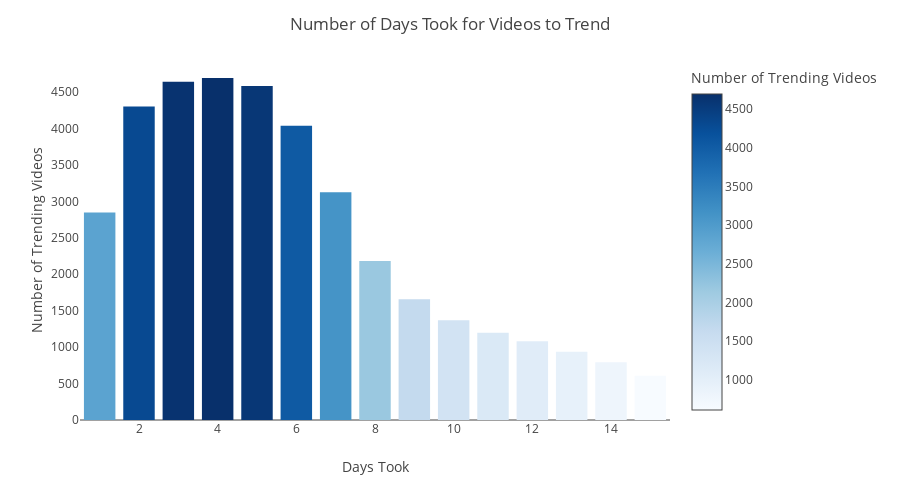

The notebook cell saved with this chart:
### Code cell
fig = px.bar(days_to_trend, x='Days Took', y='Counts', color='Counts', height=500,
            labels={'Counts':'Number of Trending Videos'}, color_continuous_scale=px.colors.sequential.Blues)
fig.update_layout(template='none', title='Number of Days Took for Videos to Trend')
fig.update_yaxes(showgrid=False)
fig.show()

### Figure 1 — Plotly figure (JSON) as saved in the notebook; plotly's stock layout.template omitted (floating-point values rounded to 4 significant figures)
{"data": [{"alignmentgroup": "True", "hovertemplate": "Days Took=%{x}<br>Number of Trending Videos=%{marker.color}<extra></extra>", "legendgroup": "", "marker": {"color": [2847, 4303, 4643, 4694, 4584, 4038, 3126, 2184, 1657, 1370, 1198, 1082, 938, 793, 608], "coloraxis": "coloraxis"}, "name": "", "offsetgroup": "", "orientation": "v", "showlegend": false, "textposition": "auto", "type": "bar", "x": [1, 2, 3, 4, 5, 6, 7, 8, 9, 10, 11, 12, 13, 14, 15], "xaxis": "x", "y": [2847, 4303, 4643, 4694, 4584, 4038, 3126, 2184, 1657, 1370, 1198, 1082, 938, 793, 608], "yaxis": "y"}], "layout": {"barmode": "relative", "coloraxis": {"colorbar": {"title": {"text": "Number of Trending Videos"}}, "colorscale": [[0, "rgb(247,251,255)"], [0.125, "rgb(222,235,247)"], [0.25, "rgb(198,219,239)"], [0.375, "rgb(158,202,225)"], [0.5, "rgb(107,174,214)"], [0.625, "rgb(66,146,198)"], [0.75, "rgb(33,113,181)"], [0.875, "rgb(8,81,156)"], [1, "rgb(8,48,107)"]]}, "height": 500, "legend": {"tracegroupgap": 0}, "margin": {"t": 60}, "title": {"text": "Number of Days Took for Videos to Trend"}, "xaxis": {"anchor": "y", "domain": [0, 1], "title": {"text": "Days Took"}}, "yaxis": {"anchor": "x", "domain": [0, 1], "showgrid": false, "title": {"text": "Number of Trending Videos"}}}}
